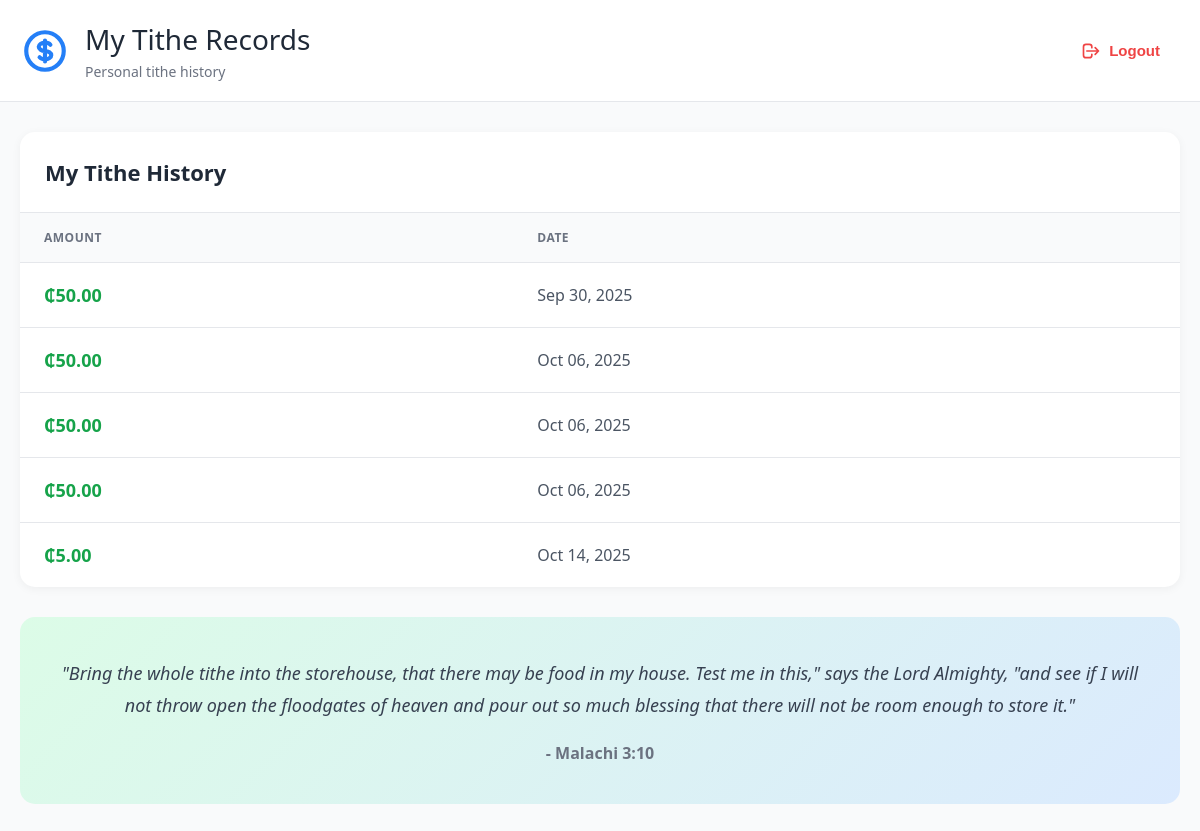
Page /tithe/tithe/user/ (signed in) on the earlier database version.
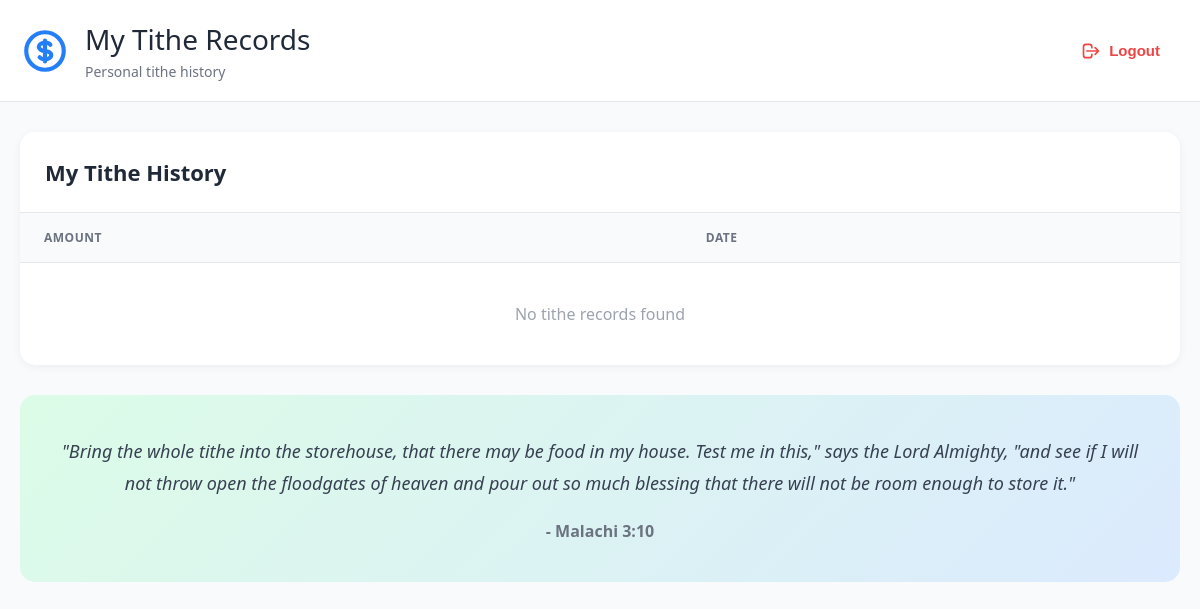
Same page on the later database version.
### tithe/models.py (models this page shows, shortened)
class Tithe(models.Model):
    user = models.ForeignKey(CustomUser,on_delete=models.CASCADE)
    amount = models.DecimalField(decimal_places=2, max_digits=10)
    date = models.DateField()

### tithe/views.py (the view)
# urls.py: path('tithe/user/', views.list_related_user, name='user-tithe'),
def list_related_user(request):
    user = request.user
    tithe = Tithe.objects.filter(user=user).all()
    return render(request,"tithe/user-tithe.html",{"tithe":tithe})

### tithe/templates/tithe/user-tithe.html (shortened to what this page needs)
{% extends 'tithe/base.html' %}
{% block content %}
<div class="dashboard">
    <header class="header">
        <div class="header-content">
            <div class="header-left">
                <div class="header-icon">
                    <svg fill="none" stroke="currentColor" viewBox="0 0 24 24">
                        <path stroke-linecap="round" stroke-linejoin="round" stroke-width="2" d="M12 8c-1.657 0-3 .895-3 2s1.343 2 3 2 3 .895 3 2-1.343 2-3 2m0-8c1.11 0 2.08.402 2.599 1M12 8V7m0 1v8m0 0v1m0-1c-1.11 0-2.08-.402-2.599-1M21 12a9 9 0 11-18 0 9 9 0 0118 0z"/>
                    </svg>
                </div>
                <div>
                    <div class="header-title">My Tithe Records</div>
                    <div class="header-subtitle">Personal tithe history</div>
                </div>
            </div>
            <form method="POST" action="{% url 'tithe:logout_user' %}">
                <button type="submit" class="btn-logout">
                    <svg fill="none" stroke="currentColor" viewBox="0 0 24 24">
                        <path stroke-linecap="round" stroke-linejoin="round" stroke-width="2" d="M17 16l4-4m0 0l-4-4m4 4H7m6 4v1a3 3 0 01-3 3H6a3 3 0 01-3-3V7a3 3 0 013-3h4a3 3 0 013 3v1"/>
                    </svg>
                    Logout
                </button>
            </form>
        </div>
    </header>
    <div class="main-content">
        <div class="table-section">
            <div class="table-header">
                <div class="table-title">My Tithe History</div>
            </div>
            <table>
                <thead>
                    <tr>
                        <th>Amount</th>
                        <th>Date</th>
                    </tr>
                </thead>
                <tbody>
                    {% for tithe in tithe %}
                    <tr>
                        <td><span class="amount" style="font-size: 18px;">₵{{ tithe.amount }}</span></td>
                        <td>{{ tithe.date|date:"M d, Y" }}</td>
                    </tr>
                    {% empty %}
                    <tr>
                        <td colspan="2" style="text-align: center; padding: 40px; color: #9ca3af;">No tithe records found</td>
                    </tr>
                    {% endfor %}
                </tbody>
            </table>
        </div>
        <div class="quote-section">
            <p class="quote-text">
                "Bring the whole tithe into the storehouse, that there may be food in my house.
                Test me in this," says the Lord Almighty, "and see if I will not throw open the
                floodgates of heaven and pour out so much blessing that there will not be room
                enough to store it."
            </p>
            <p class="quote-author">- Malachi 3:10</p>
        </div>
    </div>
</div>
{% endblock %}

Differences in the rows shown:
removed Tithe: amount "50.00", date "Sep 30, 2025"
removed Tithe: amount "50.00", date "Oct 06, 2025"
removed Tithe: amount "50.00", date "Oct 06, 2025"
removed Tithe: amount "50.00", date "Oct 06, 2025"
removed Tithe: amount "5.00", date "Oct 14, 2025"
Other differences:
text now shown: "No tithe records found"
